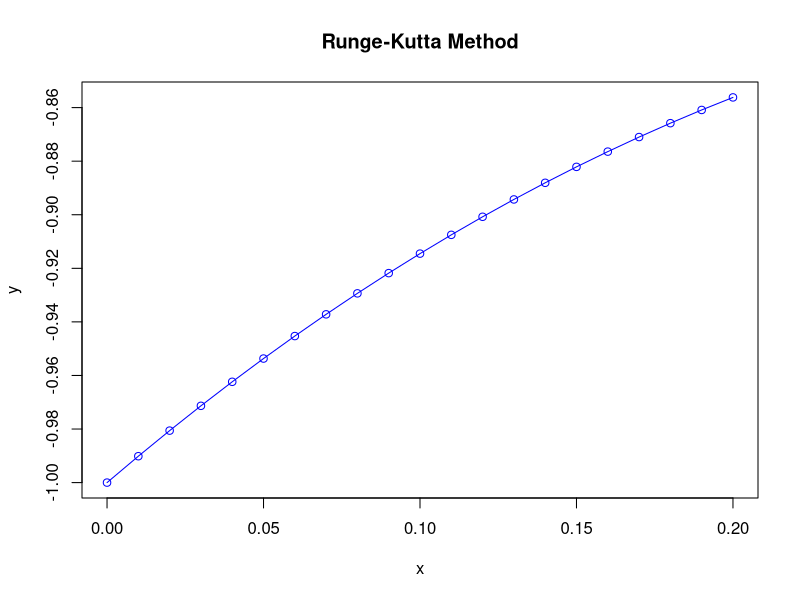

Write the R code that produced this figure.
f = function(x,y){-2*x-y}
h = 0.1; x0 = 0; y0 = -1
k1 = h*f(x0,y0); k2 = h*f(x0 + 0.5*h, y0 + 0.5*k1)
k3 = h*f(x0 + 0.5*h, y0 + 0.5*k2); k4 = h*f(x0 + h, y0 + k3)
y1 = y0 + (1/6)*(k1 + 2*k2 + 2*k3 + k4)
data.frame(k1,k2,k3,k4,y1)

f = function(x,y){-2*x-y}
h = 0.1; x1 = 0.1; y1 = -0.9145125
k1 = h*f(x1, y1); k2 = h*f(x1 + 0.5*h, y1 + 0.5*k1)
k3 = h*f(x1 + 0.5*h, y1 + 0.5*k2); k4 = h*f(x1 + h, y1 + k3)
y2 = y1 + (1/6)*(k1 + 2*k2 + 2*k3 + k4)
data.frame(k1,k2,k3,k4,y2)



runge_kutta = function(f,x0,y0,xend,h){
  x_vals = seq(x0, xend, by = h)
  y_vals = numeric(length(x_vals))
  y_vals[1] = y0
  
  for (i in 1:(length(x_vals) - 1)) {
    k1 = h*f(x_vals[i], y_vals[i])
    k2 = h*f(x_vals[i] + 0.5*h, y_vals[i] + 0.5*k1)
    k3 = h*f(x_vals[i] + 0.5*h, y_vals[i] + 0.5*k2)
    k4 = h*f(x_vals[i] + h, y_vals[i] + k3)
    y_vals[i+1] = y_vals[i] + (1/6)*(k1 + 2*k2 + 2*k3 + k4)
  }
  return(data.frame(x = x_vals, y = y_vals))
}

# Parameters
x0 = 0
y0 = -1
xend = 0.2
h = 0.01

# Runge-Kutta calculation
results = runge_kutta(f, x0, y0, xend, h)
plot(results$x, results$y, type = 'o', col = 'blue', 
     main = 'Runge-Kutta Method', xlab = 'x', ylab = 'y')


